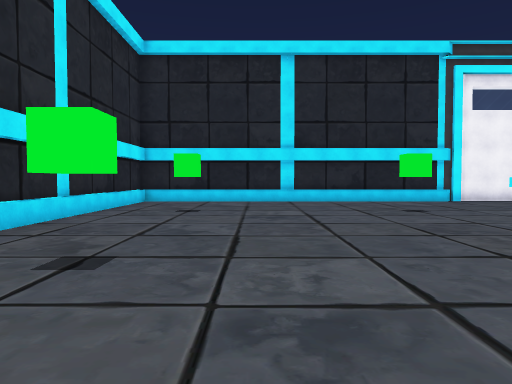
[1] (above)

24 first-person views from a walk through a Unity game level. The camera is 1.4 m above the floor, tilts 2° down and sees 70° across. The floor is counted in squares, 2 m on a side. Each view is taken from the middle of a square. On the plan, view 1 faces up. The plan holds only what a view shows up to about 11 squares ahead; the rest is blank. The place goes on beyond the plan. The player character is not drawn.

[2]
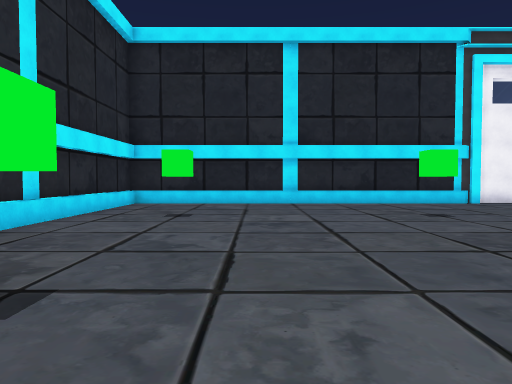

[3]
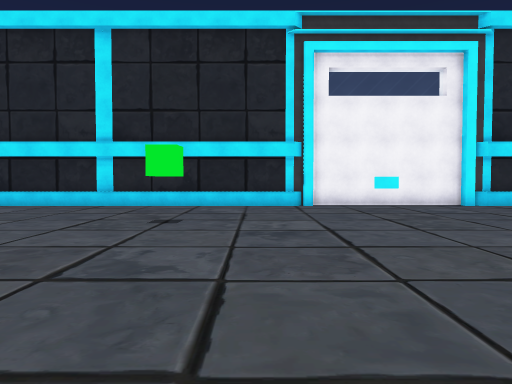

[4]
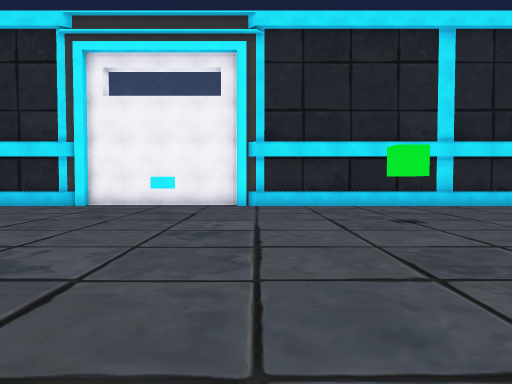

[5]
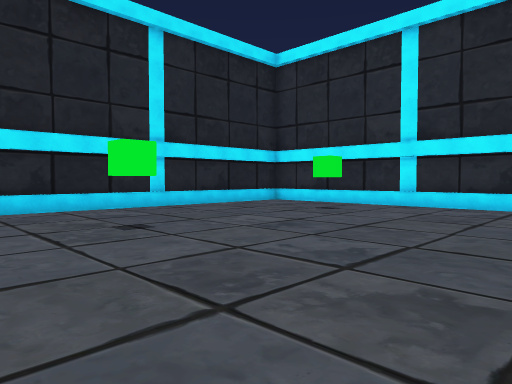

[6]
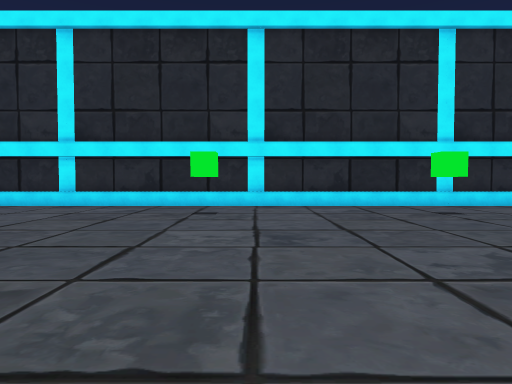

[7]
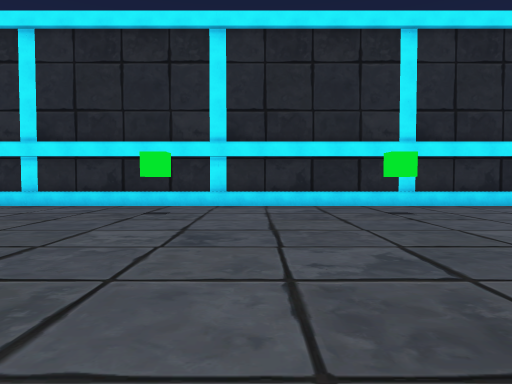

[8]
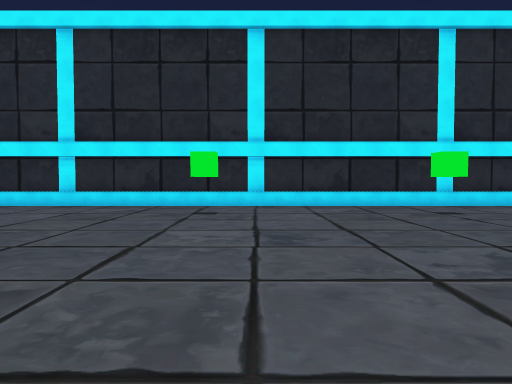

[9]
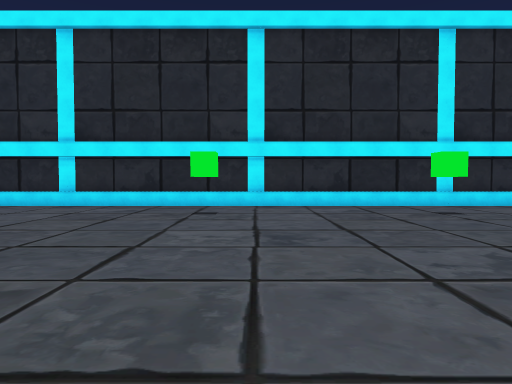

[10]
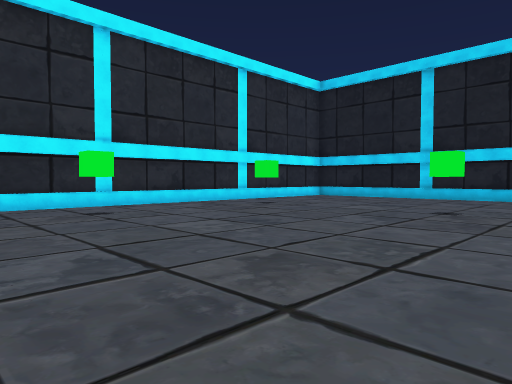

[11]
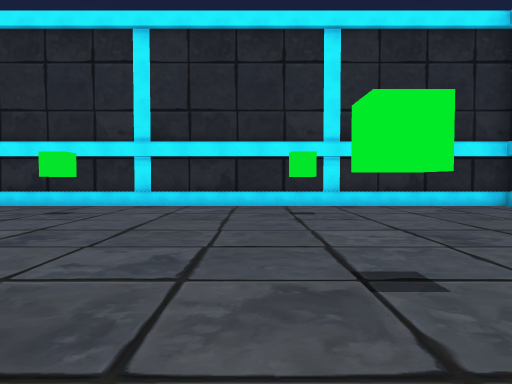

[12]
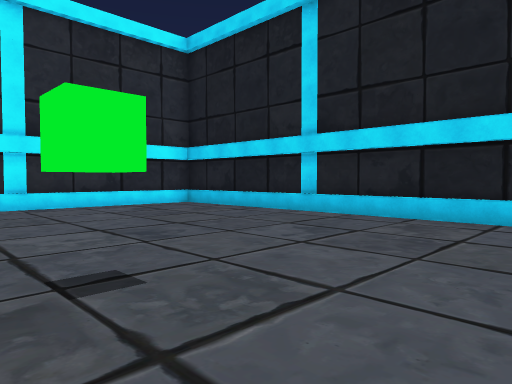

[13]
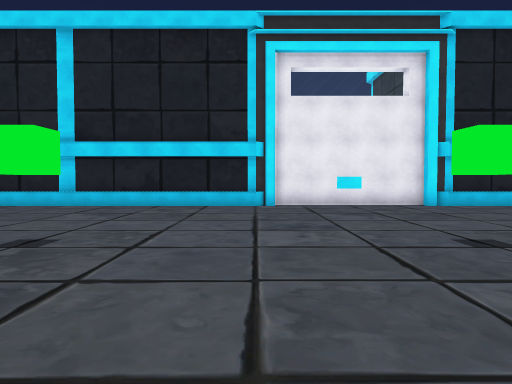

[14]
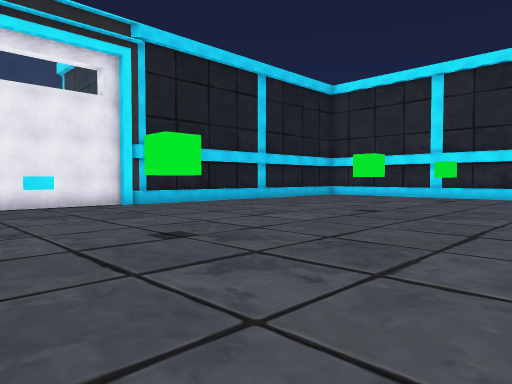

[15]
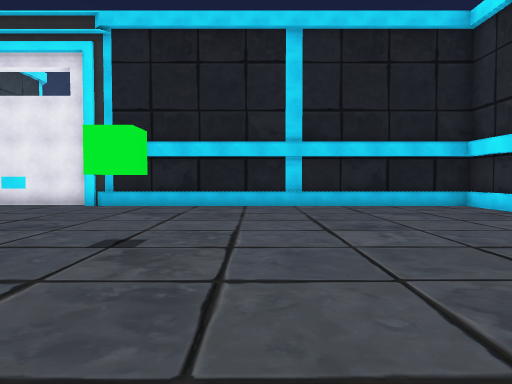

[16]
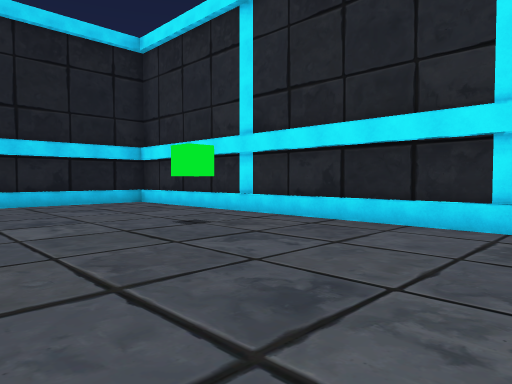

[17]
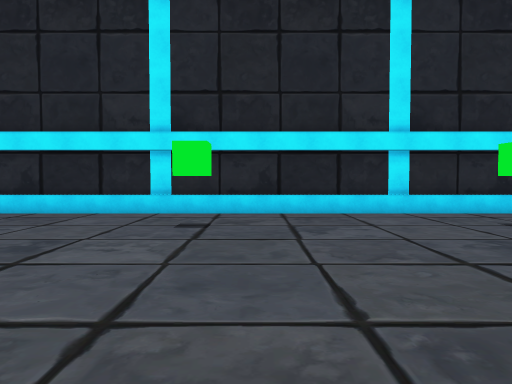

[18]
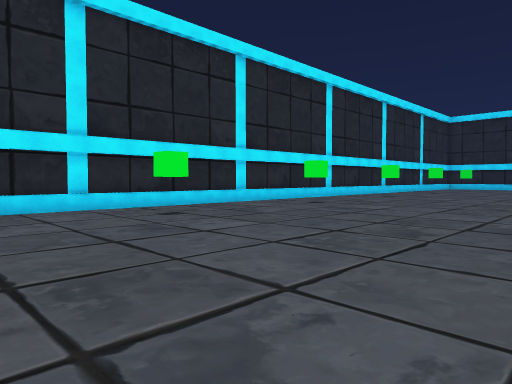

[19]
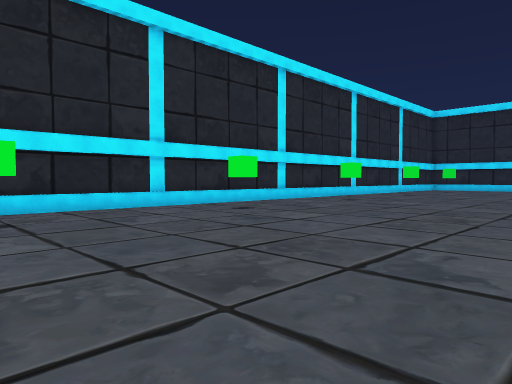

[20]
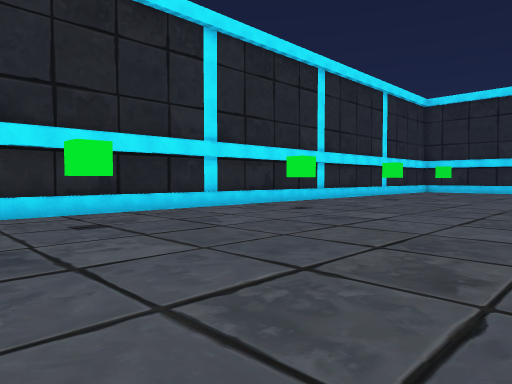

[21]
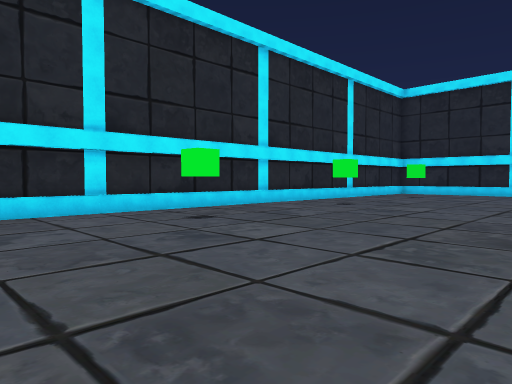

[22]
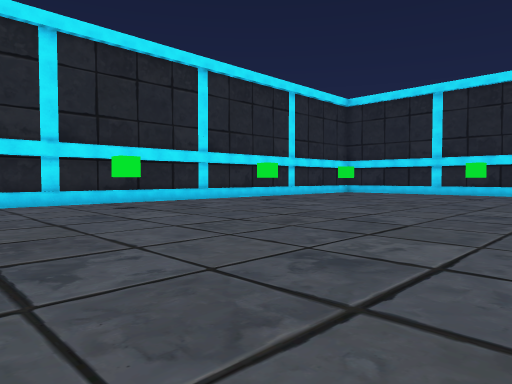

[23]
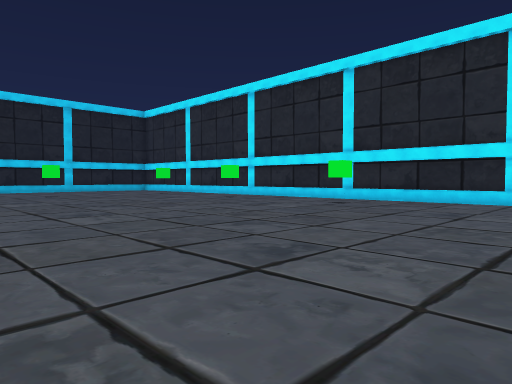

[24]
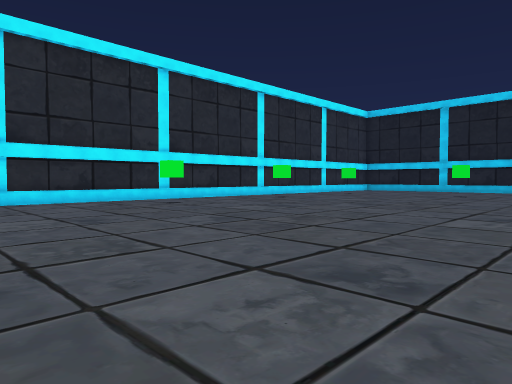

### Floor plan
Points are (right, up) in squares from view 1. A wall is a line through its corners. A room is listed if a view was taken in it or the views show most of it. See-through windows are left out.
Room 1 (views 1, 2, 3, 4, 5, 6, 7, 8, 9, 10, 11, 12, 13, 14, 15, 16, 17, 18, 19, 20, 21, 22, 23, 24)
walls: (-1.2, -6.6) (-1.2, -7.2) (-1.8, -7.2); (-1.2, -11.6) (-1.2, -12.2) (-1.8, -12.2); (18.2, -7.2) (18.2, -6.7) (18.8, -6.7); (18.2, -12.2) (18.2, -11.7) (18.8, -11.7); (-1.2, -1.6) (-1.2, -2.2) (-1.8, -2.2); (18.2, -2.2) (18.2, -1.7) (18.8, -1.7); (-1.2, -16.6) (-1.2, -17.2); (8.1, -21.7) (8.7, -21.7) (8.7, -22.2); (18.8, -17.2) (18.2, -17.2) (18.2, -16.7) (18.8, -16.7); (-1.2, 3.4) (-1.2, 2.8) (-1.8, 2.8); (18.2, 2.8) (18.2, 3.4); (3.3, -22.2) (3.3, -21.7) (3.7, -21.7) (3.7, -22.2); (13.2, -22.2) (13.2, -21.7) (13.8, -21.7); (-3.7, 1.9) (-3.7, -27.5); (13.8, 7.8) (13.2, 7.8) (13.2, 8.4); (-1.9, -21.7) (-1.2, -21.7) (-1.2, -22.2); (3.7, 8.4) (3.7, 7.8) (3.3, 7.8) (3.3, 8.4); (18.2, -22.2) (18.2, -21.7) (18.8, -21.7); (-1.2, 8.4) (-1.2, 7.8) (-1.8, 7.8); (18.8, 7.8) (18.2, 7.8) (18.2, 8.4); (17.9, 11.7) (-3.5, 11.7); (-3.7, 11.5) (-3.7, 5.2); (-3.5, -27.7) (20.5, -27.7); (20.7, -27.7) (20.7, 8.9)
low walls: (-3.5, 2.1) (-3.5, -27.5) (6, -27.5); (6.1, 11.5) (-3.5, 11.5) (-3.5, 4.9); (11, -27.5) (20.1, -27.5); (18.1, 11.5) (11, 11.5); (20.5, -27.7) (20.5, 9.1)

Where each view was taken, in squares from view 1:
view 1: 0 up, 0 right, facing up
view 2: 1 up, 0 right, facing up
view 3: 2 up, 5 right, facing up
view 4: 2 up, 11 right, facing up
view 5: 3 up, 11 right, facing up-right
view 6: 2 up, 11 right, facing right
view 7: 4 down, 11 right, facing right
view 8: 8 down, 11 right, facing right
view 9: 13 down, 11 right, facing right
view 10: 14 down, 11 right, facing down-right
view 11: 21 down, 11 right, facing right
view 12: 21 down, 11 right, facing down-right
view 13: 18 down, 11 right, facing down
view 14: 18 down, 11 right, facing down-left
view 15: 18 down, 2 right, facing down
view 16: 17 down, 2 right, facing down-left
view 17: 16 down, 4 right, facing left
view 18: 16 down, 5 right, facing up-left
view 19: 13 down, 5 right, facing up-left
view 20: 9 down, 4 right, facing up-left
view 21: 6 down, 4 right, facing up-left
view 22: 6 down, 7 right, facing up-left
view 23: 6 down, 8 right, facing down-left
view 24: 6 down, 9 right, facing down-right
